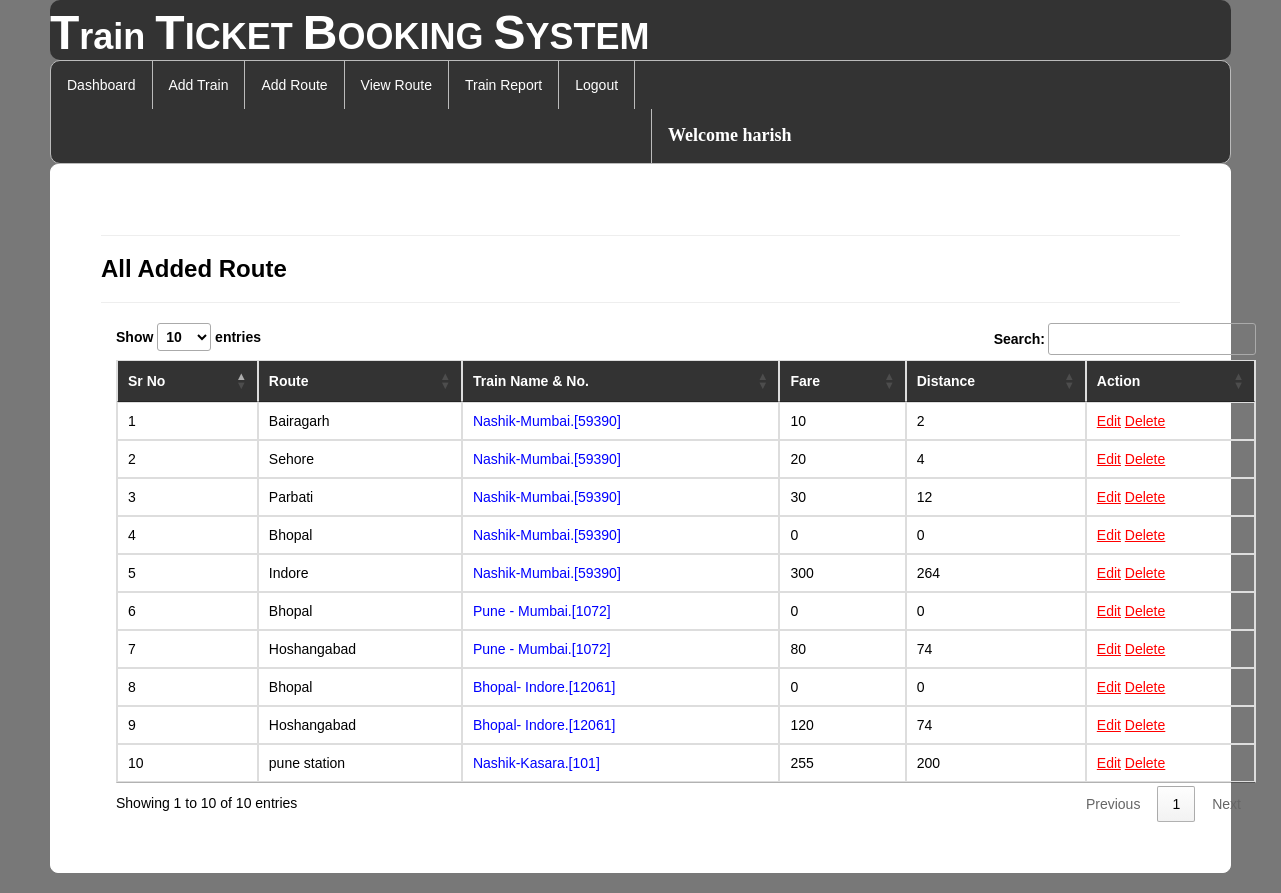
The app's page /availableroute/ (signed in) with its own data.
### railway/models.py (models this page shows, shortened)
class Add_route(models.Model):
    train = models.ForeignKey(Add_Train,on_delete=models.CASCADE,null=True)
    route = models.CharField(max_length=100,null=True)
    distance=models.IntegerField(null=True)
    fare=models.IntegerField(null=True)

class Add_Train(models.Model):
    trainname = models.CharField(max_length=30,null=True)
    train_no = models.IntegerField(null=True)
    from_city = models.CharField(max_length=30,null=True)
    to_city = models.CharField(max_length=30,null=True)
    departuretime=models.CharField(max_length=30,null=True)
    arrivaltime=models.CharField(max_length=30,null=True)
    trevaltime=models.CharField(max_length=100,null=True)
    distance=models.IntegerField(null=True)
    img=models.FileField(null=True)

### railway/views.py (the view)
# urls.py: path('availableroute/', displayroute, name="availableroute"),
def displayroute(request):
    if not request.user.is_authenticated:
        return redirect('login')
    data = Add_route.objects.all()
    data2 = Add_Train.objects.all()
    d = {'data':data,'data2':data2}
    return render(request,"availableroute.html",d)

### railway/templates/availableroute.html (shortened to what this page needs)
{% extends 'navigation3.html' %}
{% load static %}
{% block b %}
<div style="color:Black;border:1px solid white;border-radius:8px;background-color:white;padding:50px">
<hr><h3><strong>All Added Route</strong></h3><hr>
        <div class="container">
<table class="table table-bordered" id="myTable">
  <thead style="color:white;background-color:#333">
  <tr>
    <th>Sr No</th>
    <th>Route</th>
      <th>Train Name & No.</th>
    <th>Fare</th>
    <th>Distance</th>
    <th>Action</th>
  </tr>
  </thead>
   <tbody>
{% for i in data %}
  <tr>
    <td>{{forloop.counter}}</td>
    <td>{{i.route}}</td>
      <td style="color:blue">{{i.train.trainname}}.[{{i.train.train_no}}]</td>
    <td>{{i.fare}}</td>
    <td>{{i.distance}}</td>
    <td style="100px"><a href="{% url 'editroute' i.id %}" style="color:red"><u>Edit</u></a>
        <a href="{% url 'delete_route' i.id %}" style="color:red"><u>Delete</u></a></td>
  </tr>{% endfor %}
    </tbody>
</table>
 </div>
</div>
{% endblock %}

### railway/templates/navigation3.html (shortened to what this page needs)
{% extends 'head.html' %}
{% load static %}
{% block body %}
<link rel = stylesheet href = "//cdn.datatables.net/1.10.19/css/jquery.dataTables.min.css">
<ul class="id2">
  <li id="id1"><a href="{% url 'admindashboard' %}">Dashboard</a></li>
  <li id="id1"><a href="{% url 'add_train' %}">Add Train</a></li>
  <li id="id1"><a href="{% url 'add_route' %}">Add Route</a></li>
  <li id="id1"><a href="{% url 'availableroute' %}">View Route</a></li>
  <li id="id1"><a href="{% url 'view_train'%}">Train Report</a></li>
  <li id="id1"><a href="{% url 'log_out' %}">Logout</a></li>
      <li id="id2" style="margin-left:600px"><a href="" style="color:white"><strong style="font-size:18px;font-family:cursive">Welcome {{request.user.username}}</strong></a></li>
</ul>
{% block b %}
{% endblock %}
{% endblock %}

### railway/templates/navigation3.html (style rules this page uses)
.id2 { list-style-type: none; margin: 0; padding: 0; overflow: hidden; background-color: #333; border-radius:10px; border:1px solid #bbb; }
#id1 { float: left; border-right:1px solid #bbb; }
#id2 { float: left; border-left:1px solid #bbb; }
li:last-child { border-right: none; }
li a { display: block; color: white; text-align: center; padding: 14px 16px; text-decoration: none; }
body { font-family: Arial, Helvetica, sans-serif; }

### records on screen
Add_route: route "Bairagarh", train.trainname "Nashik-Mumbai", train.train_no "59390", fare "10", distance "2"
Add_route: route "Sehore", train.trainname "Nashik-Mumbai", train.train_no "59390", fare "20", distance "4"
Add_route: route "Parbati", train.trainname "Nashik-Mumbai", train.train_no "59390", fare "30", distance "12"
Add_route: route "Bhopal", train.trainname "Nashik-Mumbai", train.train_no "59390", fare "0", distance "0"
Add_route: route "Indore", train.trainname "Nashik-Mumbai", train.train_no "59390", fare "300", distance "264"
Add_route: route "Bhopal", train.trainname "Pune - Mumbai", train.train_no "1072", fare "0", distance "0"
Add_route: route "Hoshangabad", train.trainname "Pune - Mumbai", train.train_no "1072", fare "80", distance "74"
Add_route: route "Bhopal", train.trainname "Bhopal- Indore", train.train_no "12061", fare "0", distance "0"
Add_route: route "Hoshangabad", train.trainname "Bhopal- Indore", train.train_no "12061", fare "120", distance "74"
Add_route: route "pune station", train.trainname "Nashik-Kasara", train.train_no "101", fare "255", distance "200"

### other values on screen
{{ request.user.username }} "harish"
